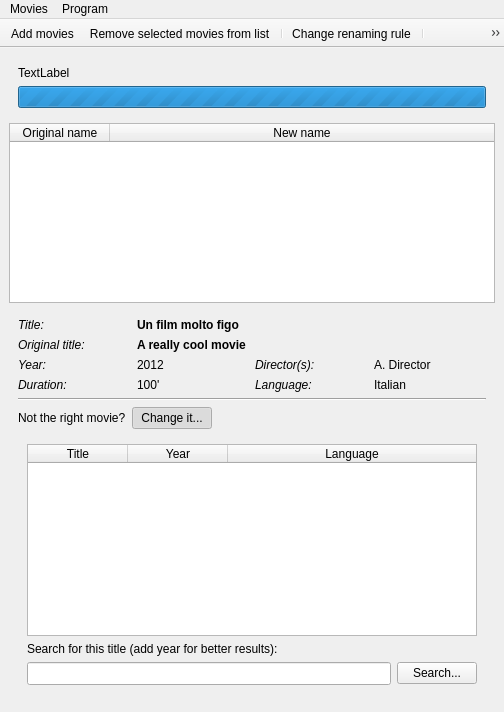
<?xml version="1.0" encoding="UTF-8"?>
<ui version="4.0">
 <class>MainWindow</class>
 <widget class="QMainWindow" name="MainWindow">
  <property name="geometry">
   <rect>
    <x>0</x>
    <y>0</y>
    <width>503</width>
    <height>712</height>
   </rect>
  </property>
  <property name="windowIcon">
   <iconset>
    <normaloff>icons/brand.png</normaloff>icons/brand.png</iconset>
  </property>
  <widget class="QWidget" name="centralwidget">
   <layout class="QVBoxLayout" name="verticalLayout">
    <item>
     <widget class="QWidget" name="panel_loading" native="true">
      <layout class="QVBoxLayout" name="verticalLayout_2">
       <item>
        <widget class="QLabel" name="label_loading">
         <property name="sizePolicy">
          <sizepolicy hsizetype="Preferred" vsizetype="Minimum">
           <horstretch>0</horstretch>
           <verstretch>0</verstretch>
          </sizepolicy>
         </property>
         <property name="text">
          <string>TextLabel</string>
         </property>
        </widget>
       </item>
       <item>
        <widget class="QProgressBar" name="progress_loading">
         <property name="maximum">
          <number>0</number>
         </property>
         <property name="textVisible">
          <bool>false</bool>
         </property>
        </widget>
       </item>
      </layout>
     </widget>
    </item>
    <item>
     <widget class="QTableWidget" name="table_movies">
      <property name="sizePolicy">
       <sizepolicy hsizetype="Expanding" vsizetype="Expanding">
        <horstretch>0</horstretch>
        <verstretch>1</verstretch>
       </sizepolicy>
      </property>
      <property name="editTriggers">
       <set>QAbstractItemView::NoEditTriggers</set>
      </property>
      <property name="selectionMode">
       <enum>QAbstractItemView::ExtendedSelection</enum>
      </property>
      <property name="selectionBehavior">
       <enum>QAbstractItemView::SelectRows</enum>
      </property>
      <attribute name="horizontalHeaderStretchLastSection">
       <bool>true</bool>
      </attribute>
      <attribute name="verticalHeaderVisible">
       <bool>false</bool>
      </attribute>
      <column>
       <property name="text">
        <string>Original name</string>
       </property>
      </column>
      <column>
       <property name="text">
        <string>New name</string>
       </property>
      </column>
     </widget>
    </item>
    <item>
     <widget class="QStackedWidget" name="stack_movie">
      <property name="currentIndex">
       <number>0</number>
      </property>
      <widget class="QWidget" name="page_2">
       <layout class="QVBoxLayout" name="verticalLayout_3">
        <item>
         <layout class="QGridLayout" name="gridLayout">
          <item row="0" column="1" colspan="3">
           <widget class="QLabel" name="label_title">
            <property name="font">
             <font>
              <weight>75</weight>
              <bold>true</bold>
             </font>
            </property>
            <property name="text">
             <string>Un film molto figo</string>
            </property>
           </widget>
          </item>
          <item row="0" column="0">
           <widget class="QLabel" name="label_2">
            <property name="font">
             <font>
              <italic>true</italic>
             </font>
            </property>
            <property name="text">
             <string>Title:</string>
            </property>
           </widget>
          </item>
          <item row="1" column="0">
           <widget class="QLabel" name="label_12">
            <property name="font">
             <font>
              <italic>true</italic>
             </font>
            </property>
            <property name="text">
             <string>Original title:</string>
            </property>
           </widget>
          </item>
          <item row="1" column="1" colspan="3">
           <widget class="QLabel" name="label_original_title">
            <property name="font">
             <font>
              <weight>75</weight>
              <bold>true</bold>
             </font>
            </property>
            <property name="text">
             <string>A really cool movie</string>
            </property>
           </widget>
          </item>
          <item row="2" column="0">
           <widget class="QLabel" name="label_13">
            <property name="font">
             <font>
              <italic>true</italic>
             </font>
            </property>
            <property name="text">
             <string>Year:</string>
            </property>
           </widget>
          </item>
          <item row="2" column="1">
           <widget class="QLabel" name="label_year">
            <property name="text">
             <string>2012</string>
            </property>
           </widget>
          </item>
          <item row="2" column="2">
           <widget class="QLabel" name="label_14">
            <property name="font">
             <font>
              <italic>true</italic>
             </font>
            </property>
            <property name="text">
             <string>Director(s):</string>
            </property>
           </widget>
          </item>
          <item row="2" column="3">
           <widget class="QLabel" name="label_director">
            <property name="text">
             <string>A. Director</string>
            </property>
           </widget>
          </item>
          <item row="3" column="0">
           <widget class="QLabel" name="label_16">
            <property name="font">
             <font>
              <italic>true</italic>
             </font>
            </property>
            <property name="text">
             <string>Duration:</string>
            </property>
           </widget>
          </item>
          <item row="3" column="2">
           <widget class="QLabel" name="label_15">
            <property name="font">
             <font>
              <italic>true</italic>
             </font>
            </property>
            <property name="text">
             <string>Language:</string>
            </property>
           </widget>
          </item>
          <item row="3" column="1">
           <widget class="QLabel" name="label_duration">
            <property name="text">
             <string>100'</string>
            </property>
           </widget>
          </item>
          <item row="3" column="3">
           <widget class="QLabel" name="label_language">
            <property name="text">
             <string>Italian</string>
            </property>
           </widget>
          </item>
         </layout>
        </item>
        <item>
         <widget class="Line" name="line">
          <property name="orientation">
           <enum>Qt::Horizontal</enum>
          </property>
         </widget>
        </item>
        <item>
         <layout class="QHBoxLayout" name="horizontalLayout_6">
          <item>
           <widget class="QLabel" name="label">
            <property name="text">
             <string>Not the right movie?</string>
            </property>
           </widget>
          </item>
          <item>
           <widget class="QPushButton" name="button_change_movie">
            <property name="text">
             <string>Change it...</string>
            </property>
            <property name="checkable">
             <bool>true</bool>
            </property>
            <property name="checked">
             <bool>true</bool>
            </property>
           </widget>
          </item>
          <item>
           <spacer name="horizontalSpacer_7">
            <property name="orientation">
             <enum>Qt::Horizontal</enum>
            </property>
            <property name="sizeHint" stdset="0">
             <size>
              <width>40</width>
              <height>20</height>
             </size>
            </property>
           </spacer>
          </item>
         </layout>
        </item>
        <item>
         <widget class="QWidget" name="widget_alternative_movies" native="true">
          <layout class="QVBoxLayout" name="verticalLayout_6">
           <property name="bottomMargin">
            <number>9</number>
           </property>
           <item>
            <widget class="QTableWidget" name="table_alternative_movies">
             <property name="editTriggers">
              <set>QAbstractItemView::NoEditTriggers</set>
             </property>
             <property name="alternatingRowColors">
              <bool>true</bool>
             </property>
             <property name="selectionMode">
              <enum>QAbstractItemView::SingleSelection</enum>
             </property>
             <property name="cornerButtonEnabled">
              <bool>false</bool>
             </property>
             <attribute name="horizontalHeaderShowSortIndicator" stdset="0">
              <bool>true</bool>
             </attribute>
             <attribute name="horizontalHeaderStretchLastSection">
              <bool>true</bool>
             </attribute>
             <attribute name="verticalHeaderVisible">
              <bool>false</bool>
             </attribute>
             <column>
              <property name="text">
               <string>Title</string>
              </property>
             </column>
             <column>
              <property name="text">
               <string>Year</string>
              </property>
             </column>
             <column>
              <property name="text">
               <string>Language</string>
              </property>
             </column>
            </widget>
           </item>
           <item>
            <widget class="QLabel" name="label_7">
             <property name="text">
              <string>Search for this title (add year for better results):</string>
             </property>
            </widget>
           </item>
           <item>
            <widget class="QStackedWidget" name="stack_search_title">
             <property name="currentIndex">
              <number>0</number>
             </property>
             <widget class="QWidget" name="page">
              <layout class="QHBoxLayout" name="horizontalLayout_2">
               <property name="margin">
                <number>0</number>
               </property>
               <item>
                <widget class="QLineEdit" name="text_search_title">
                 <property name="font">
                  <font>
                   <family>DejaVu Sans Mono</family>
                  </font>
                 </property>
                </widget>
               </item>
               <item>
                <widget class="QPushButton" name="button_search_title">
                 <property name="text">
                  <string>Search...</string>
                 </property>
                 <property name="icon">
                  <iconset>
                   <normaloff>icons/magnifier.png</normaloff>icons/magnifier.png</iconset>
                 </property>
                </widget>
               </item>
              </layout>
             </widget>
             <widget class="QWidget" name="page_3">
              <layout class="QHBoxLayout" name="horizontalLayout">
               <property name="margin">
                <number>0</number>
               </property>
               <item>
                <widget class="QLabel" name="label_10">
                 <property name="text">
                  <string>Searching...</string>
                 </property>
                 <property name="alignment">
                  <set>Qt::AlignCenter</set>
                 </property>
                </widget>
               </item>
               <item>
                <widget class="QProgressBar" name="progress_searching">
                 <property name="maximum">
                  <number>0</number>
                 </property>
                 <property name="textVisible">
                  <bool>false</bool>
                 </property>
                </widget>
               </item>
              </layout>
             </widget>
             <widget class="QWidget" name="page_5">
              <layout class="QVBoxLayout" name="verticalLayout_8">
               <property name="margin">
                <number>0</number>
               </property>
               <item>
                <widget class="QLabel" name="label_9">
                 <property name="font">
                  <font>
                   <italic>true</italic>
                  </font>
                 </property>
                 <property name="text">
                  <string>Sorry, I cannot find that movie...</string>
                 </property>
                </widget>
               </item>
              </layout>
             </widget>
            </widget>
           </item>
          </layout>
         </widget>
        </item>
       </layout>
      </widget>
      <widget class="QWidget" name="page_4">
       <layout class="QVBoxLayout" name="verticalLayout_4">
        <item>
         <widget class="QLabel" name="label_3">
          <property name="text">
           <string>&lt;!DOCTYPE HTML PUBLIC &quot;-//W3C//DTD HTML 4.0//EN&quot; &quot;http://www.w3.org/TR/REC-html40/strict.dtd&quot;&gt;
&lt;html&gt;&lt;head&gt;&lt;meta name=&quot;qrichtext&quot; content=&quot;1&quot; /&gt;&lt;style type=&quot;text/css&quot;&gt;
p, li { white-space: pre-wrap; }
&lt;/style&gt;&lt;/head&gt;&lt;body style=&quot; font-family:'Ubuntu'; font-size:11pt; font-weight:400; font-style:normal;&quot;&gt;
&lt;p style=&quot; margin-top:0px; margin-bottom:0px; margin-left:0px; margin-right:0px; -qt-block-indent:0; text-indent:0px;&quot;&gt;&lt;span style=&quot; color:#005000;&quot;&gt;This movie has been correctly renamed, and can be removed from list.&lt;/span&gt;&lt;/p&gt;&lt;/body&gt;&lt;/html&gt;</string>
          </property>
         </widget>
        </item>
       </layout>
      </widget>
      <widget class="QWidget" name="page_6">
       <layout class="QVBoxLayout" name="verticalLayout_5">
        <item>
         <spacer name="verticalSpacer_3">
          <property name="orientation">
           <enum>Qt::Vertical</enum>
          </property>
          <property name="sizeHint" stdset="0">
           <size>
            <width>0</width>
            <height>0</height>
           </size>
          </property>
         </spacer>
        </item>
        <item>
         <widget class="QLabel" name="label_4">
          <property name="text">
           <string>There has been the following error during renaming:</string>
          </property>
         </widget>
        </item>
        <item>
         <widget class="QLabel" name="label_error">
          <property name="font">
           <font>
            <weight>75</weight>
            <bold>true</bold>
           </font>
          </property>
          <property name="text">
           <string>&lt;!DOCTYPE HTML PUBLIC &quot;-//W3C//DTD HTML 4.0//EN&quot; &quot;http://www.w3.org/TR/REC-html40/strict.dtd&quot;&gt;
&lt;html&gt;&lt;head&gt;&lt;meta name=&quot;qrichtext&quot; content=&quot;1&quot; /&gt;&lt;style type=&quot;text/css&quot;&gt;
p, li { white-space: pre-wrap; }
&lt;/style&gt;&lt;/head&gt;&lt;body style=&quot; font-family:'MS Shell Dlg 2'; font-size:8pt; font-weight:600; font-style:normal;&quot;&gt;
&lt;p style=&quot; margin-top:0px; margin-bottom:0px; margin-left:0px; margin-right:0px; -qt-block-indent:0; text-indent:0px;&quot;&gt;&lt;span style=&quot; font-family:'Ubuntu'; font-size:11pt; font-weight:400; color:#ff0000;&quot;&gt;ERROR!&lt;/span&gt;&lt;/p&gt;&lt;/body&gt;&lt;/html&gt;</string>
          </property>
         </widget>
        </item>
        <item>
         <spacer name="verticalSpacer_2">
          <property name="orientation">
           <enum>Qt::Vertical</enum>
          </property>
          <property name="sizeHint" stdset="0">
           <size>
            <width>0</width>
            <height>0</height>
           </size>
          </property>
         </spacer>
        </item>
       </layout>
      </widget>
     </widget>
    </item>
   </layout>
  </widget>
  <widget class="QMenuBar" name="menubar">
   <property name="geometry">
    <rect>
     <x>0</x>
     <y>0</y>
     <width>503</width>
     <height>21</height>
    </rect>
   </property>
   <widget class="QMenu" name="menuMovies">
    <property name="title">
     <string>Movies</string>
    </property>
    <addaction name="action_add_movies"/>
    <addaction name="action_add_all_movies_in_folder"/>
    <addaction name="action_add_all_movies_in_folder_subfolders"/>
    <addaction name="separator"/>
    <addaction name="action_remove_selected_movies"/>
    <addaction name="action_remove_all_movies"/>
    <addaction name="separator"/>
    <addaction name="action_change_renaming_rule"/>
    <addaction name="separator"/>
    <addaction name="action_rename_movies"/>
   </widget>
   <widget class="QMenu" name="menuSettings">
    <property name="title">
     <string>Program</string>
    </property>
    <addaction name="action_preferences"/>
    <addaction name="action_about"/>
   </widget>
   <addaction name="menuMovies"/>
   <addaction name="menuSettings"/>
  </widget>
  <widget class="QToolBar" name="toolBar">
   <property name="windowTitle">
    <string>toolBar</string>
   </property>
   <property name="movable">
    <bool>false</bool>
   </property>
   <attribute name="toolBarArea">
    <enum>TopToolBarArea</enum>
   </attribute>
   <attribute name="toolBarBreak">
    <bool>false</bool>
   </attribute>
   <addaction name="action_add_movies"/>
   <addaction name="action_remove_selected_movies"/>
   <addaction name="separator"/>
   <addaction name="action_change_renaming_rule"/>
   <addaction name="separator"/>
   <addaction name="action_rename_movies"/>
  </widget>
  <action name="action_add_movies">
   <property name="icon">
    <iconset>
     <normaloff>icons/movie_add.png</normaloff>icons/movie_add.png</iconset>
   </property>
   <property name="text">
    <string>Add movies...</string>
   </property>
  </action>
  <action name="action_add_all_movies_in_folder">
   <property name="icon">
    <iconset>
     <normaloff>icons/movies_from_folder.png</normaloff>icons/movies_from_folder.png</iconset>
   </property>
   <property name="text">
    <string>Add all movies in folder...</string>
   </property>
  </action>
  <action name="action_add_all_movies_in_folder_subfolders">
   <property name="icon">
    <iconset>
     <normaloff>icons/movies_from_folder.png</normaloff>icons/movies_from_folder.png</iconset>
   </property>
   <property name="text">
    <string>Add all movies in folder (including subfolders)...</string>
   </property>
  </action>
  <action name="action_remove_selected_movies">
   <property name="icon">
    <iconset>
     <normaloff>icons/movie_remove.png</normaloff>icons/movie_remove.png</iconset>
   </property>
   <property name="text">
    <string>Remove selected movies from list</string>
   </property>
   <property name="toolTip">
    <string>Remove selected movies from list</string>
   </property>
  </action>
  <action name="action_remove_all_movies">
   <property name="icon">
    <iconset>
     <normaloff>icons/movie_erase.png</normaloff>icons/movie_erase.png</iconset>
   </property>
   <property name="text">
    <string>Remove all movies from list</string>
   </property>
   <property name="toolTip">
    <string>Remove all movies from list</string>
   </property>
  </action>
  <action name="action_change_renaming_rule">
   <property name="icon">
    <iconset>
     <normaloff>icons/tag.png</normaloff>icons/tag.png</iconset>
   </property>
   <property name="text">
    <string>Change renaming rule</string>
   </property>
   <property name="toolTip">
    <string>Change renaming rule</string>
   </property>
  </action>
  <action name="action_rename_movies">
   <property name="icon">
    <iconset>
     <normaloff>icons/pencil.png</normaloff>icons/pencil.png</iconset>
   </property>
   <property name="text">
    <string>Rename movies</string>
   </property>
  </action>
  <action name="action_preferences">
   <property name="icon">
    <iconset>
     <normaloff>icons/wrench-screwdriver.png</normaloff>icons/wrench-screwdriver.png</iconset>
   </property>
   <property name="text">
    <string>Preferences...</string>
   </property>
   <property name="toolTip">
    <string>Change settings</string>
   </property>
  </action>
  <action name="action_about">
   <property name="icon">
    <iconset>
     <normaloff>icons/information.png</normaloff>icons/information.png</iconset>
   </property>
   <property name="text">
    <string>About...</string>
   </property>
  </action>
 </widget>
 <resources/>
 <connections/>
</ui>
